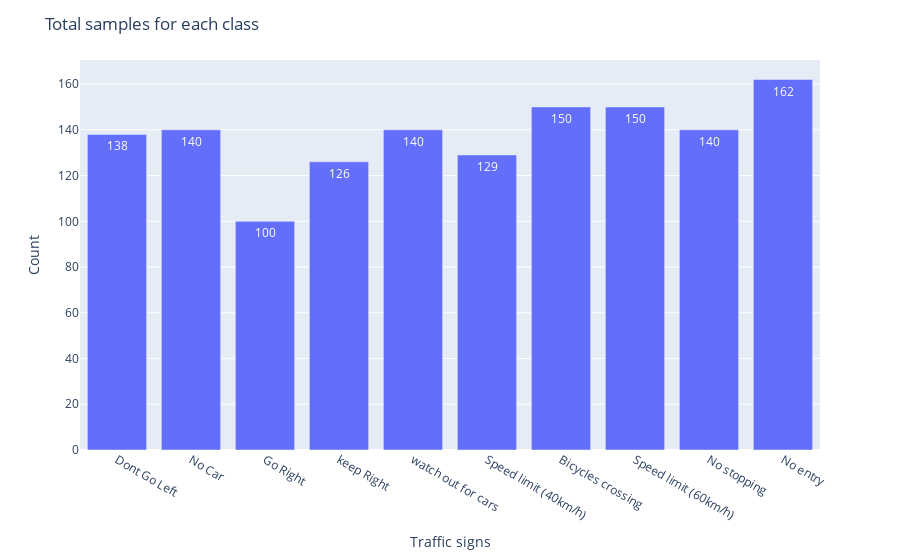

Notebook code for this chart:
### Code cell
# ploting total samples for each class
labels = pd.read_csv('./data/labels.csv')

class_names = []

class_id = le.inverse_transform(unique_classes)
for i in class_id:
    class_name = labels.loc[labels["ClassId"] == int(i), "Name"].iloc[0]
    class_names.append(class_name)
print(class_names)
images_count = [len(class_indices[key]) for key in class_indices.keys()]

fig = px.bar(x=class_names, y=images_count)

fig.update_layout(xaxis_title='Traffic signs', yaxis_title='Count', title="Total samples for each class", )
fig.update_traces(texttemplate='%{y}', textposition='inside')
fig.write_image("./figs/classes_bar.png")
fig.show()

### Figure 1 — Plotly figure (JSON) as saved in the notebook; plotly's stock layout.template omitted (floating-point values rounded to 4 significant figures)
{"data": [{"alignmentgroup": "True", "hovertemplate": "x=%{x}<br>y=%{y}<extra></extra>", "legendgroup": "", "marker": {"color": "#636efa", "pattern": {"shape": ""}}, "name": "", "offsetgroup": "", "orientation": "v", "showlegend": false, "textposition": "inside", "texttemplate": "%{y}", "type": "bar", "x": ["Dont Go Left", "No Car", "Go Right", "keep Right", "watch out for cars", "Speed limit (40km/h)", "Bicycles crossing", "Speed limit (60km/h)", "No stopping", "No entry"], "xaxis": "x", "y": [138, 140, 100, 126, 140, 129, 150, 150, 140, 162], "yaxis": "y"}], "layout": {"barmode": "relative", "legend": {"tracegroupgap": 0}, "margin": {"t": 60}, "title": {"text": "Total samples for each class"}, "xaxis": {"anchor": "y", "domain": [0, 1], "title": {"text": "Traffic signs"}}, "yaxis": {"anchor": "x", "domain": [0, 1], "title": {"text": "Count"}}}}
